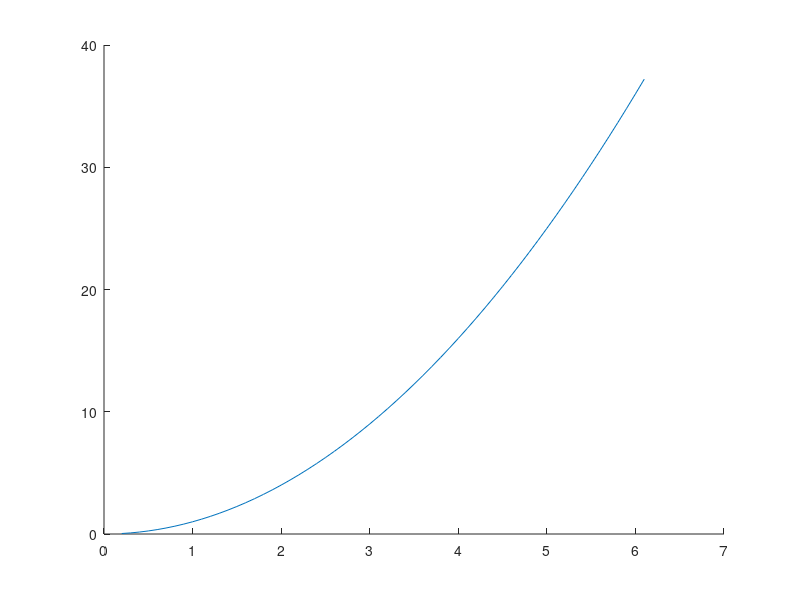

This chart was generated by the following MATLAB code: (Note: this script raises an error after producing the figure.)
## Copyright (C) 1998-2003 Joao Cardoso.
## 
## This program is free software; you can redistribute it and/or modify it
## under the terms of the GNU General Public License as published by the
## Free Software Foundation; either version 2 of the License, or (at your
## option) any later version.
## 
## This program is distributed in the hope that it will be useful, but
## WITHOUT ANY WARRANTY; without even the implied warranty of
## MERCHANTABILITY or FITNESS FOR A PARTICULAR PURPOSE.  See the GNU
## General Public License for more details.
##
## This file is part of plplot_octave.

function p3

  if (exist("automatic_replot"))
    t = automatic_replot;
    automatic_replot = 0;
  endif

  xscale = 6.;
  yscale = 1.;
  xoff = 0.;
  yoff = 0.;

  m=60;
  x = xoff + xscale * ((1:m) + 1) / m;
  y = yoff + yscale * (x.^2);

  n=5;
  xs = x((1:n) * 10 + 3);
  ys = y((1:n) * 10 + 3);
  xe = (1:n)./5;
  yel = ys - (1:n);
  yer = ys + 2*(1:n);

  ## Plot the data points */
  title("#frPLplot Example 3 - y=x#u2 #d(with error bars)");
  plot(x, y, [xs' xe'], [ys' yel' yer'], '~g; ;');

  if (exist("automatic_replot"))
    automatic_replot = t;
  endif

endfunction
